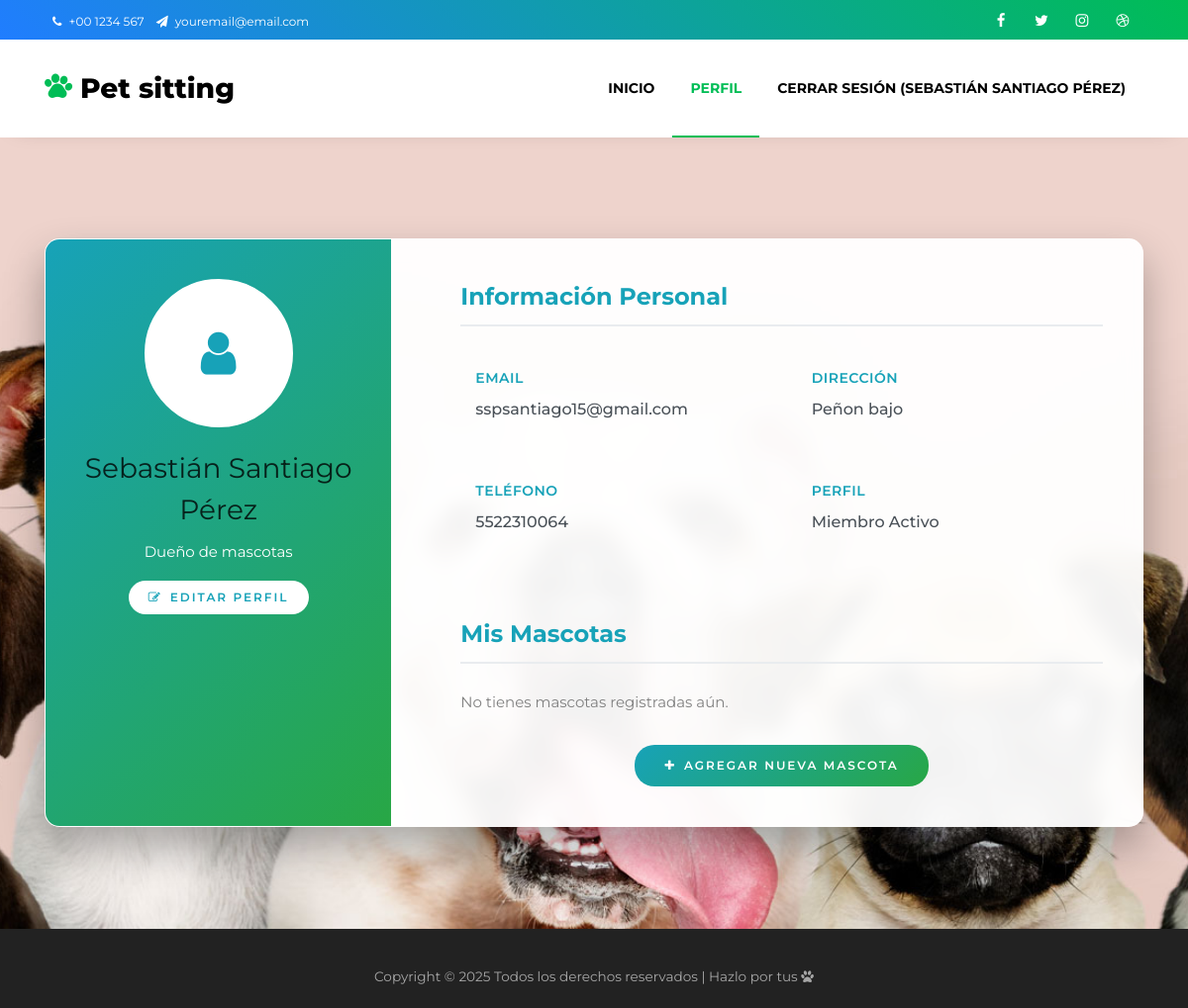
/perfil.php (signed in), run on an earlier commit of the app's database.
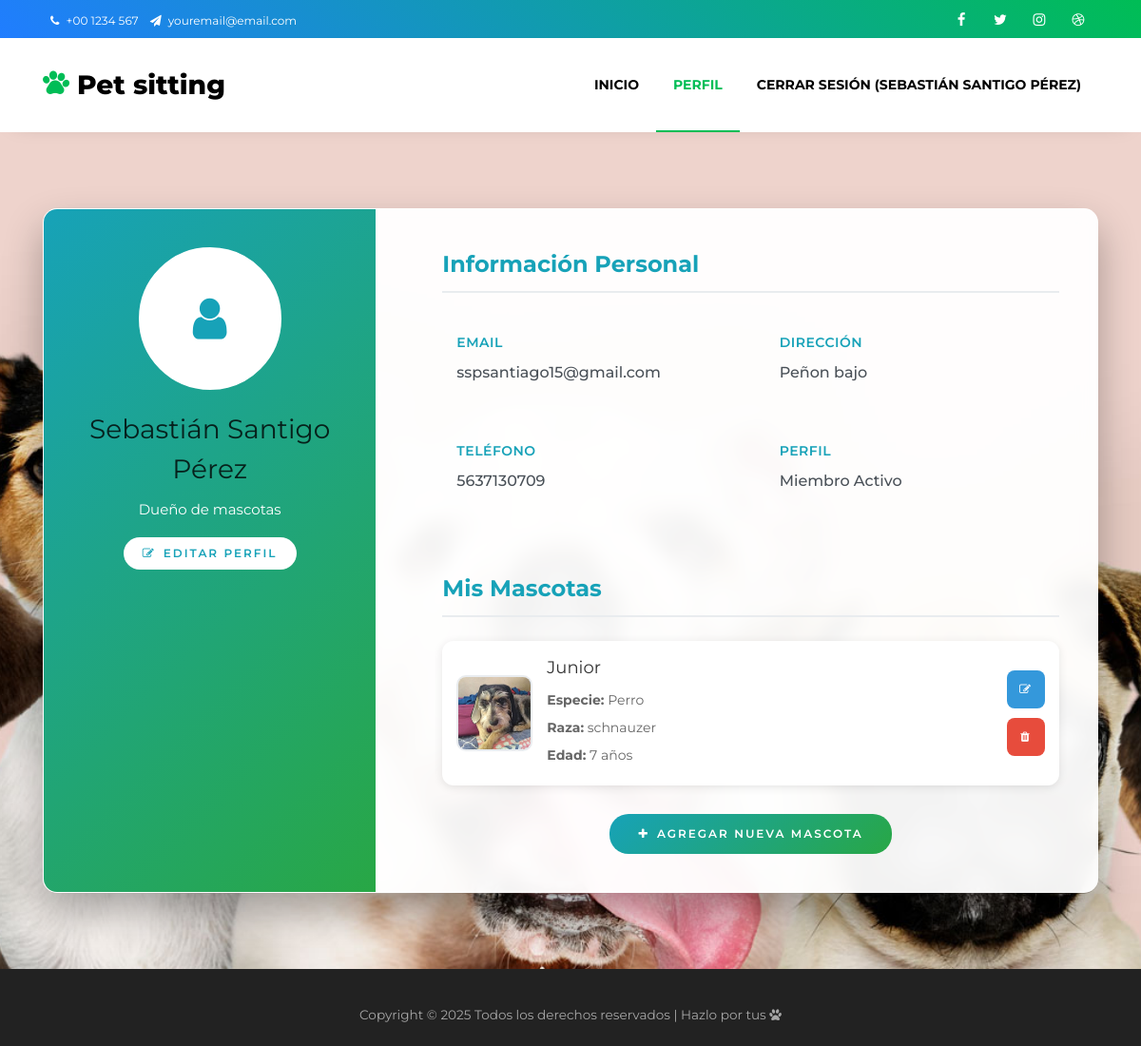
And on a later commit of the database.
### tables this page shows
CREATE TABLE `usuarios` (
  `id_usuario` int(11) NOT NULL,
  `nombre_completo` varchar(150) NOT NULL,
  `telefono` varchar(20) DEFAULT NULL,
  `correo` varchar(100) NOT NULL,
  `contrasena` varchar(255) NOT NULL,
  `direccion` varchar(255) DEFAULT NULL
);

CREATE TABLE `mascotas` (
  `id_mascota` int(11) NOT NULL,
  `id_usuario` int(11) NOT NULL,
  `nombre` varchar(100) NOT NULL,
  `especie` varchar(50) NOT NULL,
  `raza` varchar(100) DEFAULT NULL,
  `edad` int(11) DEFAULT NULL,
  `foto` varchar(255) DEFAULT NULL
);

### perfil.php (the view, shortened to what this page needs)
<?php
$conexion = conectarBD();
$id_usuario = $_SESSION['id_usuario'];
$sql_usuario = "SELECT nombre_completo, correo, telefono, direccion FROM usuarios WHERE id_usuario = $id_usuario";
$resultado_usuario = $conexion->query($sql_usuario);
$usuario = $resultado_usuario->fetch_assoc();
$sql_mascotas = "SELECT id_mascota, nombre, especie, raza, edad, foto FROM mascotas WHERE id_usuario = $id_usuario";
$resultado_mascotas = $conexion->query($sql_mascotas);
$mascotas = $resultado_mascotas->fetch_all(MYSQLI_ASSOC);
?>
<!DOCTYPE html>
<html lang="es">
<head>
    <link rel="stylesheet" href="https://stackpath.bootstrapcdn.com/font-awesome/4.7.0/css/font-awesome.min.css">
    <link rel="stylesheet" href="css/animate.css">
    <link rel="stylesheet" href="css/owl.carousel.min.css">
    <link rel="stylesheet" href="css/owl.theme.default.min.css">
    <link rel="stylesheet" href="css/magnific-popup.css">
    <link rel="stylesheet" href="css/bootstrap-datepicker.css">
    <link rel="stylesheet" href="css/jquery.timepicker.css">
    <link rel="stylesheet" href="css/flaticon.css">
    <link rel="stylesheet" href="css/style.css">
    <link rel="stylesheet" href="Estilos/style.css">
</head>
<body>
    <div class="wrap">
        <div class="container">
            <div class="row">
                <div class="col-md-6 d-flex align-items-center">
                    <p class="mb-0 phone pl-md-2">
                        <a href="#" class="mr-2"><span class="fa fa-phone mr-1"></span> +00 1234 567</a>
                        <a href="#"><span class="fa fa-paper-plane mr-1"></span> youremail@email.com</a>
                    </p>
                </div>
                <div class="col-md-6 d-flex justify-content-md-end">
                    <div class="social-media">
                        <p class="mb-0 d-flex">
                            <a href="#" class="d-flex align-items-center justify-content-center"><span
                                    class="fa fa-facebook"><i class="sr-only">Facebook</i></span></a>
                            <a href="#" class="d-flex align-items-center justify-content-center"><span
                                    class="fa fa-twitter"><i class="sr-only">Twitter</i></span></a>
                            <a href="#" class="d-flex align-items-center justify-content-center"><span
                                    class="fa fa-instagram"><i class="sr-only">Instagram</i></span></a>
                            <a href="#" class="d-flex align-items-center justify-content-center"><span
                                    class="fa fa-dribbble"><i class="sr-only">Dribbble</i></span></a>
                        </p>
                    </div>
                </div>
            </div>
        </div>
    </div>
    <nav class="navbar navbar-expand-lg navbar-dark ftco_navbar bg-dark ftco-navbar-light" id="ftco-navbar">
        <div class="container">
            <a class="navbar-brand" href="index.html"><span class="flaticon-pawprint-1 mr-2"></span>Pet sitting</a>
            <div class="collapse navbar-collapse" id="ftco-nav">
                <ul class="navbar-nav ml-auto">
                    <li class="nav-item"><a href="index.php" class="nav-link">Inicio</a></li>
                    <li class="nav-item active"><a href="" class="nav-link">Perfil</a></li>
                    <li class="nav-item"><a href="include/logout.php" class="nav-link">
                            Cerrar Sesión (<?php echo $usuario['nombre_completo']; ?>)
                        </a></li>
                </ul>
            </div>
        </div>
    </nav>
    <section class="profile-section">
        <div class="container">
            <div class="row">
                <div class="col-lg-12">
                    <div class="profile-card">
                        <div class="row">
                            <div class="col-lg-4">
                                <div class="profile-sidebar">
                                    <div class="profile-avatar">
                                        <span class="fa fa-user"></span>
                                    </div>
                                    <h3 id="userName"><?php echo $usuario['nombre_completo']; ?></h3>
                                    <p>Dueño de mascotas</p>
                                    <button class="btn btn-edit-profile" data-toggle="modal"
                                        data-target="#editProfileModal">
                                        <span class="fa fa-edit mr-2"></span>Editar Perfil
                                    </button>
                                </div>
                            </div>
                            <div class="col-lg-8">
                                <div class="profile-content">
                                    <h4 class="section-title">Información Personal</h4>
                                    <div class="row">
                                        <div class="col-md-6">
                                            <div class="info-group">
                                                <div class="info-label">Email</div>
                                                <div class="info-value" id="userEmail"><?php echo $usuario['correo']; ?>
                                                </div>
                                            </div>
                                            <div class="info-group">
                                                <div class="info-label">Teléfono</div>
                                                <div class="info-value" id="userPhone">
                                                    <?php echo $usuario['telefono']; ?>
                                                </div>
                                            </div>
                                        </div>
                                        <div class="col-md-6">
                                            <div class="info-group">
                                                <div class="info-label">Dirección</div>
                                                <div class="info-value" id="userAddress">
                                                    <?php echo $usuario['direccion']; ?>
                                                </div>
                                            </div>
                                            <div class="info-group">
                                                <div class="info-label">Perfil</div>
                                                <div class="info-value" id="userSince">Miembro Activo</div>
                                            </div>
                                        </div>
                                    </div>
                                    <div class="pets-section">
                                        <h4 class="section-title">Mis Mascotas</h4>
                                        <?php if (empty($mascotas)): ?>
                                            <div class="no-pets">
                                                <p>No tienes mascotas registradas aún.</p>
                                            </div>
                                        <?php else: ?>
                                            <?php foreach ($mascotas as $index => $mascota): ?>
                                                <div class="pet-card">
                                                    <div class="pet-photo">
                                                        <?php if (!empty($mascota['foto'])): ?>
                                                            <img src="uploads/mascotas/<?php echo $mascota['foto']; ?>"
                                                                alt="<?php echo $mascota['nombre']; ?>" class="pet-image">
                                                        <?php else: ?>
                                                            <div class="no-photo">
                                                                <span class="fa fa-paw"></span>
                                                            </div>
                                                        <?php endif; ?>
                                                    </div>
                                                    <div class="pet-info">
                                                        <h5><?php echo $mascota['nombre']; ?></h5>
                                                        <p><strong>Especie:</strong> <?php echo $mascota['especie']; ?></p>
                                                        <p><strong>Raza:</strong> <?php echo $mascota['raza']; ?></p>
                                                        <p><strong>Edad:</strong> <?php echo $mascota['edad']; ?> años</p>
                                                    </div>
                                                    <div class="pet-actions">
                                                        <button class="btn btn-edit"
                                                            onclick="editPet(<?php echo $mascota['id_mascota']; ?>)">
                                                            <span class="fa fa-edit"></span>
                                                        </button>
                                                        <button class="btn btn-delete"
                                                            onclick="showDeleteConfirm(<?php echo $mascota['id_mascota']; ?>)">
                                                            <span class="fa fa-trash"></span>
                                                        </button>
                                                    </div>
                                                </div>
                                            <?php endforeach; ?>
                                        <?php endif; ?>
                                    </div>
                                    <button class="btn btn-add-pet" data-toggle="modal" data-target="#petModal"
                                        onclick="showAddPetModal()">
                                        <span class="fa fa-plus mr-2"></span>Agregar Nueva Mascota
                                    </button>
                                </div>
                            </div>
                        </div>
                    </div>
                </div>
            </div>
        </div>
    </section>
    <footer class="footer">
        <div class="container">
            <div class="row mt-3">
                <div class="col-md-12">
                    <p class="mb-0">
                        Copyright &copy;
                        Todos los derechos reservados | Hazlo por tus <i class="fa fa-paw" aria-hidden="true"></i>
                    </p>
                </div>
            </div>
        </div>
    </footer>
</body>
</html>

### Estilos/style.css (style rules this page uses)
.footer { font-size: 0.85rem; padding: 20px 0; background: #222; color: #ccc; text-align: center; }
body { background: url('../images/bg_2.jpg') no-repeat center center fixed; background-size: cover; min-height: 100vh; }
.profile-section { padding: 80px 0; min-height: 100vh; display: flex; align-items: center; }
.profile-card { background: rgba(255, 255, 255, 0.95); border-radius: 15px; box-shadow: 0 20px 40px rgba(0, 0, 0, 0.3); overflow: hidden; backdrop-filter: blur(10px); border: 1px solid rgba(255, 255, 255, 0.2); }
.profile-sidebar { background: linear-gradient(135deg, #17a2b8 0%, #28a745 100%); padding: 40px 30px; color: white; text-align: center; height: 100%; }
.profile-avatar { width: 150px; height: 150px; border-radius: 50%; border: 5px solid white; margin: 0 auto 20px; background: white; display: flex; align-items: center; justify-content: center; font-size: 50px; color: #17a2b8; }
.profile-content { padding: 40px; }
.section-title { color: #17a2b8; font-weight: 700; margin-bottom: 25px; padding-bottom: 10px; border-bottom: 2px solid #e9ecef; }
.info-group { margin-bottom: 25px; padding: 15px; border-radius: 8px; transition: all 0.3s ease; }
.info-label { font-weight: 600; color: #17a2b8; margin-bottom: 5px; font-size: 14px; text-transform: uppercase; letter-spacing: 0.5px; }
.info-value { font-size: 16px; color: #495057; font-weight: 500; }
.pets-section { margin-top: 40px; }
.pet-card { display: flex; align-items: center; background: white; border-radius: 12px; padding: 15px; margin-bottom: 15px; box-shadow: 0 2px 10px rgba(0, 0, 0, 0.1); gap: 15px; }
.pet-photo { width: 80px; height: 80px; flex-shrink: 0; }
.pet-image { width: 100%; height: 100%; object-fit: cover; border-radius: 10px; border: 2px solid #e9ecef; }
.pet-info { flex: 1; }
.pet-info h5 { margin: 0 0 8px 0; color: #333; font-size: 18px; }
.pet-info p { margin: 4px 0; color: #666; font-size: 14px; }
.pet-actions { display: flex; flex-direction: column; gap: 8px; }
.btn-edit, .btn-delete { width: 40px; height: 40px; border: none; border-radius: 8px; display: flex; align-items: center; justify-content: center; cursor: pointer; transition: all 0.3s ease; }
.btn-edit { background: #3498db; color: white; }
.btn-delete { background: #e74c3c; color: white; }
.btn-edit-profile, .btn-add-pet { background: white; color: #17a2b8; border: none; padding: 8px 20px; border-radius: 20px; font-weight: 600; transition: all 0.3s ease; }
.btn-add-pet { background: linear-gradient(135deg, #17a2b8 0%, #28a745 100%); color: white; padding: 12px 30px; display: flex; align-items: center; justify-content: center; margin: 30px auto 0; }
.pet-actions { display: flex; gap: 10px; justify-content: flex-end; }

What changed in the data, as far as the page shows it:
changed usuarios "sspsantiago15@gmail.com": nombre_completo "SEBASTIÁN SANTIAGO PÉREZ" → "SEBASTIÁN SANTIGO PÉREZ"; nombre_completo "Sebastián Santiago Pérez" → "Sebastián Santigo Pérez"; telefono "5522310064" → "5637130709"
added mascotas: foto (picture), nombre "Junior", especie "Perro", raza "schnauzer", edad "7"
Also different on the page:
text no longer shown: "No tienes mascotas registradas aún."
